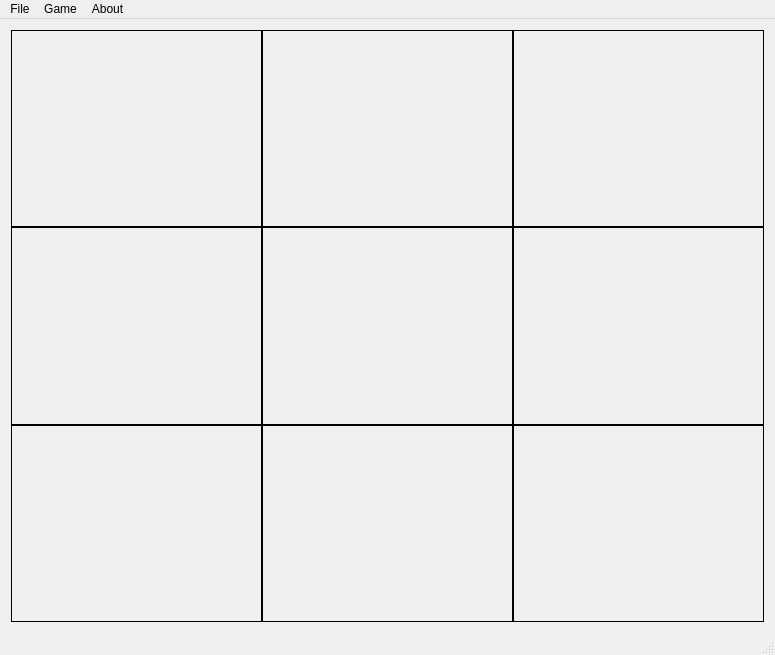
<?xml version="1.0" encoding="UTF-8"?>
<ui version="4.0">
 <class>MainWindow</class>
 <widget class="QMainWindow" name="MainWindow">
  <property name="geometry">
   <rect>
    <x>0</x>
    <y>0</y>
    <width>775</width>
    <height>655</height>
   </rect>
  </property>
  <property name="windowTitle">
   <string>Tic-Tac-Toe</string>
  </property>
  <widget class="QWidget" name="centralWidget">
   <layout class="QGridLayout" name="gridLayout">
    <item row="0" column="0">
     <layout class="QVBoxLayout" name="verticalLayout">
      <property name="spacing">
       <number>0</number>
      </property>
      <item>
       <layout class="QHBoxLayout" name="horizontalLayout_3">
        <property name="spacing">
         <number>0</number>
        </property>
        <item>
         <widget class="QPushButton" name="cell0">
          <property name="sizePolicy">
           <sizepolicy hsizetype="Preferred" vsizetype="Preferred">
            <horstretch>0</horstretch>
            <verstretch>0</verstretch>
           </sizepolicy>
          </property>
          <property name="styleSheet">
           <string notr="true">border: 1px solid black;</string>
          </property>
          <property name="text">
           <string/>
          </property>
          <property name="iconSize">
           <size>
            <width>240</width>
            <height>185</height>
           </size>
          </property>
          <property name="flat">
           <bool>true</bool>
          </property>
         </widget>
        </item>
        <item>
         <widget class="QPushButton" name="cell1">
          <property name="sizePolicy">
           <sizepolicy hsizetype="Preferred" vsizetype="Preferred">
            <horstretch>0</horstretch>
            <verstretch>0</verstretch>
           </sizepolicy>
          </property>
          <property name="styleSheet">
           <string notr="true">border: 1px solid black;</string>
          </property>
          <property name="text">
           <string/>
          </property>
          <property name="iconSize">
           <size>
            <width>240</width>
            <height>185</height>
           </size>
          </property>
          <property name="flat">
           <bool>true</bool>
          </property>
         </widget>
        </item>
        <item>
         <widget class="QPushButton" name="cell2">
          <property name="sizePolicy">
           <sizepolicy hsizetype="Preferred" vsizetype="Preferred">
            <horstretch>0</horstretch>
            <verstretch>0</verstretch>
           </sizepolicy>
          </property>
          <property name="styleSheet">
           <string notr="true">border: 1px solid black;</string>
          </property>
          <property name="text">
           <string/>
          </property>
          <property name="iconSize">
           <size>
            <width>240</width>
            <height>185</height>
           </size>
          </property>
          <property name="flat">
           <bool>true</bool>
          </property>
         </widget>
        </item>
       </layout>
      </item>
      <item>
       <layout class="QHBoxLayout" name="horizontalLayout">
        <property name="spacing">
         <number>0</number>
        </property>
        <item>
         <widget class="QPushButton" name="cell3">
          <property name="sizePolicy">
           <sizepolicy hsizetype="Preferred" vsizetype="Preferred">
            <horstretch>0</horstretch>
            <verstretch>0</verstretch>
           </sizepolicy>
          </property>
          <property name="styleSheet">
           <string notr="true">border: 1px solid black;</string>
          </property>
          <property name="text">
           <string/>
          </property>
          <property name="iconSize">
           <size>
            <width>240</width>
            <height>185</height>
           </size>
          </property>
          <property name="flat">
           <bool>true</bool>
          </property>
         </widget>
        </item>
        <item>
         <widget class="QPushButton" name="cell4">
          <property name="sizePolicy">
           <sizepolicy hsizetype="Preferred" vsizetype="Preferred">
            <horstretch>0</horstretch>
            <verstretch>0</verstretch>
           </sizepolicy>
          </property>
          <property name="styleSheet">
           <string notr="true">border: 1px solid black;</string>
          </property>
          <property name="text">
           <string/>
          </property>
          <property name="iconSize">
           <size>
            <width>240</width>
            <height>185</height>
           </size>
          </property>
          <property name="flat">
           <bool>true</bool>
          </property>
         </widget>
        </item>
        <item>
         <widget class="QPushButton" name="cell5">
          <property name="sizePolicy">
           <sizepolicy hsizetype="Preferred" vsizetype="Preferred">
            <horstretch>0</horstretch>
            <verstretch>0</verstretch>
           </sizepolicy>
          </property>
          <property name="styleSheet">
           <string notr="true">border: 1px solid black;</string>
          </property>
          <property name="text">
           <string/>
          </property>
          <property name="iconSize">
           <size>
            <width>240</width>
            <height>185</height>
           </size>
          </property>
          <property name="flat">
           <bool>true</bool>
          </property>
         </widget>
        </item>
       </layout>
      </item>
      <item>
       <layout class="QHBoxLayout" name="horizontalLayout_2">
        <property name="spacing">
         <number>0</number>
        </property>
        <item>
         <widget class="QPushButton" name="cell6">
          <property name="sizePolicy">
           <sizepolicy hsizetype="Preferred" vsizetype="Preferred">
            <horstretch>0</horstretch>
            <verstretch>0</verstretch>
           </sizepolicy>
          </property>
          <property name="styleSheet">
           <string notr="true">border: 1px solid black;</string>
          </property>
          <property name="text">
           <string/>
          </property>
          <property name="iconSize">
           <size>
            <width>240</width>
            <height>185</height>
           </size>
          </property>
          <property name="flat">
           <bool>true</bool>
          </property>
         </widget>
        </item>
        <item>
         <widget class="QPushButton" name="cell7">
          <property name="sizePolicy">
           <sizepolicy hsizetype="Preferred" vsizetype="Preferred">
            <horstretch>0</horstretch>
            <verstretch>0</verstretch>
           </sizepolicy>
          </property>
          <property name="styleSheet">
           <string notr="true">border: 1px solid black;</string>
          </property>
          <property name="text">
           <string/>
          </property>
          <property name="iconSize">
           <size>
            <width>240</width>
            <height>185</height>
           </size>
          </property>
          <property name="flat">
           <bool>true</bool>
          </property>
         </widget>
        </item>
        <item>
         <widget class="QPushButton" name="cell8">
          <property name="sizePolicy">
           <sizepolicy hsizetype="Preferred" vsizetype="Preferred">
            <horstretch>0</horstretch>
            <verstretch>0</verstretch>
           </sizepolicy>
          </property>
          <property name="styleSheet">
           <string notr="true">border: 1px solid black;</string>
          </property>
          <property name="text">
           <string/>
          </property>
          <property name="iconSize">
           <size>
            <width>240</width>
            <height>185</height>
           </size>
          </property>
          <property name="flat">
           <bool>true</bool>
          </property>
         </widget>
        </item>
       </layout>
      </item>
     </layout>
    </item>
   </layout>
  </widget>
  <widget class="QMenuBar" name="menuBar">
   <property name="geometry">
    <rect>
     <x>0</x>
     <y>0</y>
     <width>775</width>
     <height>22</height>
    </rect>
   </property>
   <widget class="QMenu" name="menuFile">
    <property name="title">
     <string>File</string>
    </property>
    <addaction name="actionExit"/>
   </widget>
   <widget class="QMenu" name="menuGame">
    <property name="title">
     <string>Game</string>
    </property>
    <addaction name="actionNew"/>
   </widget>
   <widget class="QMenu" name="menuAbout">
    <property name="title">
     <string>About</string>
    </property>
    <addaction name="action_About_Tic_Tac_Toe"/>
   </widget>
   <addaction name="menuFile"/>
   <addaction name="menuGame"/>
   <addaction name="menuAbout"/>
  </widget>
  <widget class="QStatusBar" name="statusBar"/>
  <action name="actionExit">
   <property name="text">
    <string>E&amp;xit</string>
   </property>
  </action>
  <action name="actionNew">
   <property name="text">
    <string>&amp;New</string>
   </property>
  </action>
  <action name="actionHigh_Scores">
   <property name="text">
    <string>High &amp;Scores</string>
   </property>
  </action>
  <action name="action_About_Tic_Tac_Toe">
   <property name="text">
    <string>&amp;About Tic-Tac-Toe</string>
   </property>
  </action>
 </widget>
 <layoutdefault spacing="6" margin="11"/>
 <resources/>
 <connections>
  <connection>
   <sender>actionExit</sender>
   <signal>triggered()</signal>
   <receiver>MainWindow</receiver>
   <slot>close()</slot>
   <hints>
    <hint type="sourcelabel">
     <x>-1</x>
     <y>-1</y>
    </hint>
    <hint type="destinationlabel">
     <x>199</x>
     <y>149</y>
    </hint>
   </hints>
  </connection>
 </connections>
</ui>
